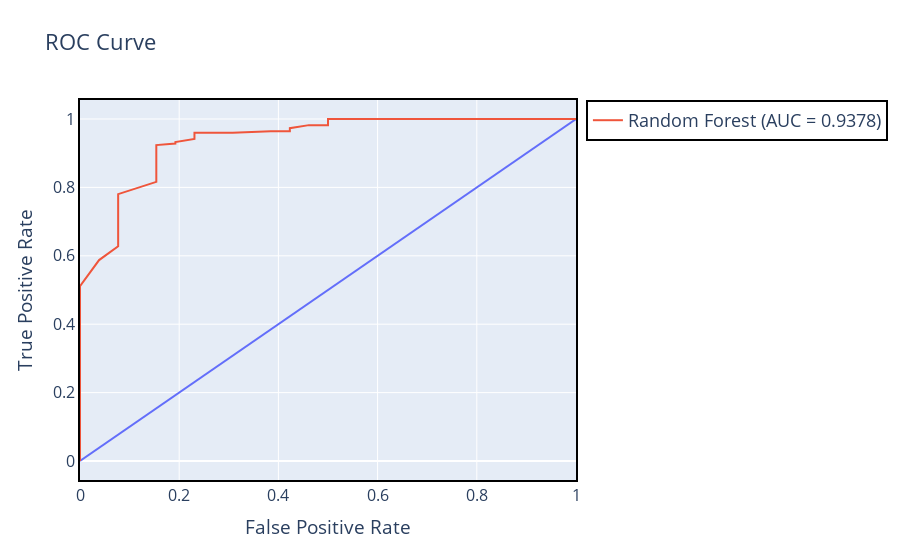

Notebook code cell kept with this figure:
### Code cell
show_roc_curve(random_forest, "Random Forest", X_test, y_test)

### Figure 1 — Plotly figure (JSON) as saved in the notebook; plotly's stock layout.template omitted (floating-point values rounded to 4 significant figures)
{"data": [{"hovertemplate": "False Positive Rate=%{x}<br>True Positive Rate=%{y}<extra></extra>", "legendgroup": "", "line": {"color": "#636efa", "dash": "solid"}, "marker": {"symbol": "circle"}, "mode": "lines", "name": "", "orientation": "v", "showlegend": false, "type": "scatter", "x": [0, 1], "xaxis": "x", "y": [0, 1], "yaxis": "y"}, {"mode": "lines", "name": "Random Forest (AUC = 0.9378)", "type": "scatter", "x": [0, 0, 0, 0, 0, 0, 0, 0.03846, 0.07692, 0.07692, 0.07692, 0.07692, 0.07692, 0.1538, 0.1538, 0.1538, 0.1538, 0.1538, 0.1538, 0.1538, 0.1538, 0.1923, 0.1923, 0.2308, 0.2308, 0.3077, 0.3846, 0.4231, 0.4231, 0.4615, 0.5, 0.5, 0.5769, 0.6538, 0.8077, 0.8846, 1], "y": [0, 0.06726, 0.1704, 0.2825, 0.3857, 0.4619, 0.5112, 0.5874, 0.6278, 0.6637, 0.7085, 0.7309, 0.7803, 0.8161, 0.8341, 0.861, 0.8834, 0.8879, 0.9058, 0.9103, 0.9238, 0.9283, 0.9327, 0.9417, 0.9596, 0.9596, 0.9641, 0.9641, 0.9731, 0.9821, 0.9821, 1, 1, 1, 1, 1, 1]}], "layout": {"font": {"size": 16}, "legend": {"bordercolor": "Black", "borderwidth": 2, "font": {"size": 18}, "tracegroupgap": 0}, "title": {"text": "ROC Curve"}, "xaxis": {"anchor": "y", "domain": [0, 1], "linecolor": "black", "linewidth": 2, "mirror": true, "showline": true, "title": {"text": "False Positive Rate"}}, "yaxis": {"anchor": "x", "domain": [0, 1], "linecolor": "black", "linewidth": 2, "mirror": true, "showline": true, "title": {"text": "True Positive Rate"}}}}
